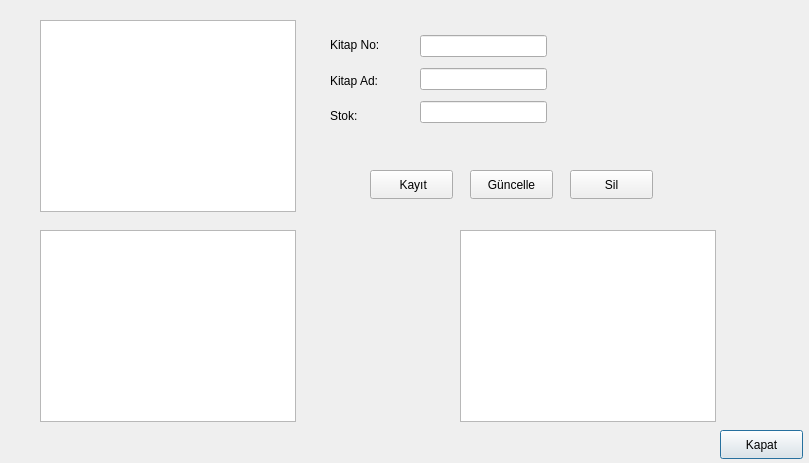
<?xml version="1.0" encoding="UTF-8"?>
<ui version="4.0">
 <class>kitaplar</class>
 <widget class="QDialog" name="kitaplar">
  <property name="geometry">
   <rect>
    <x>0</x>
    <y>0</y>
    <width>809</width>
    <height>463</height>
   </rect>
  </property>
  <property name="windowTitle">
   <string>Dialog</string>
  </property>
  <widget class="QTableView" name="tableView">
   <property name="geometry">
    <rect>
     <x>40</x>
     <y>20</y>
     <width>256</width>
     <height>192</height>
    </rect>
   </property>
  </widget>
  <widget class="QTableView" name="tableView_2">
   <property name="geometry">
    <rect>
     <x>40</x>
     <y>230</y>
     <width>256</width>
     <height>192</height>
    </rect>
   </property>
  </widget>
  <widget class="QTableView" name="tableView_3">
   <property name="geometry">
    <rect>
     <x>460</x>
     <y>230</y>
     <width>256</width>
     <height>192</height>
    </rect>
   </property>
  </widget>
  <widget class="QPushButton" name="pushButton">
   <property name="geometry">
    <rect>
     <x>720</x>
     <y>430</y>
     <width>83</width>
     <height>29</height>
    </rect>
   </property>
   <property name="text">
    <string>Kapat</string>
   </property>
  </widget>
  <widget class="QPushButton" name="pushButton_2">
   <property name="geometry">
    <rect>
     <x>370</x>
     <y>170</y>
     <width>83</width>
     <height>29</height>
    </rect>
   </property>
   <property name="text">
    <string> Kayıt</string>
   </property>
  </widget>
  <widget class="QPushButton" name="pushButton_3">
   <property name="geometry">
    <rect>
     <x>470</x>
     <y>170</y>
     <width>83</width>
     <height>29</height>
    </rect>
   </property>
   <property name="text">
    <string>Güncelle</string>
   </property>
  </widget>
  <widget class="QPushButton" name="pushButton_4">
   <property name="geometry">
    <rect>
     <x>570</x>
     <y>170</y>
     <width>83</width>
     <height>29</height>
    </rect>
   </property>
   <property name="text">
    <string>Sil</string>
   </property>
  </widget>
  <widget class="QWidget" name="">
   <property name="geometry">
    <rect>
     <x>420</x>
     <y>30</y>
     <width>127</width>
     <height>100</height>
    </rect>
   </property>
   <layout class="QVBoxLayout" name="verticalLayout">
    <item>
     <widget class="QLineEdit" name="lineEdit"/>
    </item>
    <item>
     <widget class="QLineEdit" name="lineEdit_3"/>
    </item>
    <item>
     <widget class="QLineEdit" name="lineEdit_2"/>
    </item>
   </layout>
  </widget>
  <widget class="QWidget" name="">
   <property name="geometry">
    <rect>
     <x>330</x>
     <y>30</y>
     <width>65</width>
     <height>101</height>
    </rect>
   </property>
   <layout class="QVBoxLayout" name="verticalLayout_2">
    <item>
     <widget class="QLabel" name="label">
      <property name="text">
       <string>Kitap No:</string>
      </property>
     </widget>
    </item>
    <item>
     <widget class="QLabel" name="label_2">
      <property name="text">
       <string>Kitap Ad:</string>
      </property>
     </widget>
    </item>
    <item>
     <widget class="QLabel" name="label_3">
      <property name="text">
       <string>Stok:</string>
      </property>
     </widget>
    </item>
   </layout>
  </widget>
 </widget>
 <resources/>
 <connections/>
</ui>
